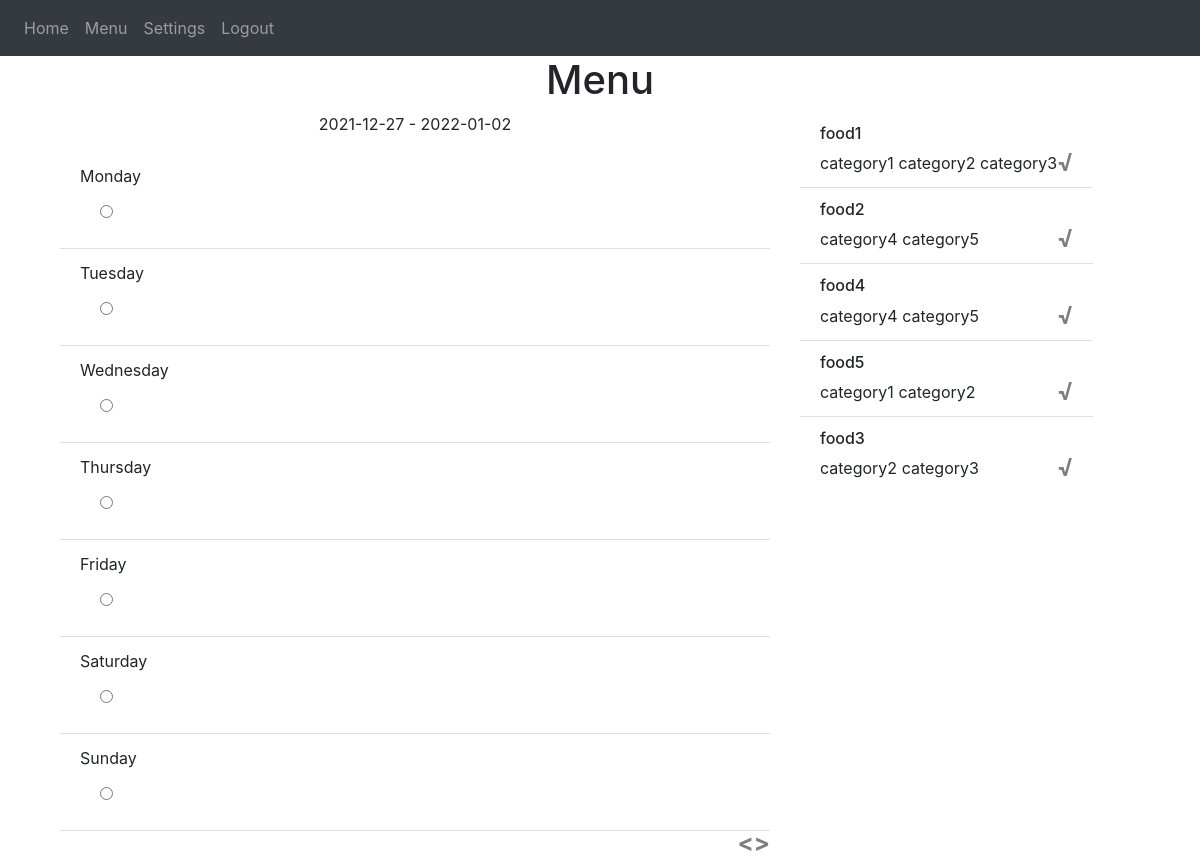
/menu (signed in), run on the app's committed database.
### src/models.py (models this page shows)
class Food(db.Model):
    __tablename__ = "foods"
    id = db.Column(db.Integer, primary_key = True)
    name = db.Column(db.String(100))
    data = db.Column(db.String(10000))
    date = db.Column(db.DateTime(timezone = True), default = func.now())
    lastServed = db.Column(db.Date, default = datetime.date(2021,12,10))
    value = db.Column(db.Float())
    user_id = db.Column(db.Integer,db.ForeignKey('users.id'))
    categories = db.relationship('Category', secondary = 'food_category',back_populates = 'foods')
    menus = db.relationship('Menu', secondary = 'food_menu', back_populates = 'foods', lazy='dynamic')

class Category(db.Model):
    __tablename__ = "categories"
    id = db.Column(db.Integer, primary_key=True)
    name = db.Column(db.String(100))
    value = db.Column(db.Float())
    immediateValue = db.Column(db.Float())
    user_id = db.Column(db.Integer,db.ForeignKey('users.id'))
    foods = db.relationship('Food',secondary='food_category',back_populates='categories')

### src/views.py (the view)
@views.route('/menu',methods=['GET','POST'])
@login_required
def menu():
    foodlist = get_food_list(current_user, date(2021,12,28))
    mydate = request.args.get('date')
    if mydate:
        mydate = datetime.strptime(mydate, "%Y-%m-%d").date()
        menu = get_menu(current_user,mydate.isocalendar().year,mydate.isocalendar().week)
    else:
        menu = get_menu(current_user)
    print(foodlist)
    return render_template("menu.html", user = current_user, foodlist = foodlist, menu = menu)

### src/__init__.py (called while the page is built)
def create_app():
    app = Flask(__name__)
    app.config['SECRET_KEY'] = 'tajny klucik'
    app.config['SQLALCHEMY_DATABASE_URI'] = f'sqlite:///{DB_NAME}'
    db.init_app(app)
    from .views import views
    from .auth import auth
    app.register_blueprint(views, url_prefix='/')
    app.register_blueprint(auth, url_prefix='/')
    from .models import User, Food, Category, FoodCategory
    create_database(app)
    login_manager = LoginManager()
    login_manager.login_view = 'auth.login'
    login_manager.init_app(app)
    @login_manager.user_loader
    def load_user(id):
        return User.query.get(int(id))
    return app

### src/menuview.py (called while the page is built)
def get_menu(user, year: int = None, weekNumber: int = None) -> dict:
    if year == None and weekNumber == None:
        return select_week(user, dt.date.today().isocalendar().year, dt.date.today().isocalendar().week)
    return select_week(user, year, weekNumber)

### src/recommend.py (called while the page is built)
def get_food_list(user, date) -> dict:
    dataframe = get_correct_dataframe(user, date)
    sortedListofID = dataframe.sort_values('value',axis = 0, ascending = False).index.tolist()
    return build_dict(sortedListofID)

def build_dict(idList: list) -> dict:
    return dict([ make_dict_keyval(k) for k in idList])

def make_dict_keyval(key: int):
    food = Food.query.get(key)
    value = { "name" : food.name,
              "categories" : [(x.id,x.name) for x in food.categories] }
    return (key,value)

def get_correct_dataframe(user, date) -> pd.DataFrame:
    foods = pd.read_sql(f"select * from foods where user_id = {user.id}",db.engine).drop(['date','user_id'],axis='columns')['id']
    categories = pd.read_sql(f"select * from categories where user_id = {user.id}",db.engine)['id']
    foods = pd.DataFrame(foods)
    matrix = foods.join(pd.DataFrame(
        [[0. for x in categories.tolist()]],
        index = foods.index,
        columns = categories.tolist()
    ))
    matrix['date_value'] = 0
    computedMatrix = compute_value(create_matrix(user,matrix,date), create_scalar(categories))
    return computedMatrix

def create_matrix(user, emptyDF: pd.DataFrame, date) -> pd.DataFrame:
    builtDF = emptyDF.set_index('id')
    for food in user.foods:
        builtDF.at[food.id, "date_value"] = (date - food.lastServed).days
        for category in food.categories:
            builtDF.at[food.id, category.id ] = 1
    return  builtDF

### src/templates/menu.html (shortened to what this page needs)
{% extends "base.html" %}
{% block content %}
<h1 align="center">Menu</h1>
<div class="container">
    <div class="row">
        <div class="col-8">
            <p style="text-align: center;">{{menu['Monday']['date']|string+' - '+menu['Sunday']['date']|string}}</p>
            <ul class="list-group list-group-flush" id="menu">
            {% for day in menu %}
            <li class="list-group-item">
                {{day}}
                <ul class="list-group list-group-flush">
                <li class="list-group-item">
                    <input type="radio" name="weekday" value="{{menu[day]['date']}}">
                </li>
                </ul>
            </li>
            {% endfor %}
            </ul>
            <div style="text-align: center;">
                <button type="button" class="close" onClick="changeToPage({{  '"'+menu['Monday']['nextweek']|string+'"'  }})">
                    <span aria-hidden="true">&gt;</span>
                </button>
                <button type="button" class="close" onClick="changeToPage({{  '"'+menu['Monday']['beforeweek']|string+'"'  }})">
                    <span aria-hidden="true">&lt;</span>
                </button>
            </div>
        </div>
        <div class="col-4">
            <div style="position: fixed;">
            <ul class="list-group list-group-flush" id="foods">
                {% for food in foodlist %}
                <li class="list-group-item">
                    <h6>{{foodlist[food]['name']}}</h6>
                    <div>
                        {% for category in foodlist[food]['categories']%}
                            {{category[1]}}
                        {% endfor %}
                        <button type="button" class="close" onClick="addToMenu({{ food }})">
                            <span aria-hidden="true">&radic;</span>
                        </button>
                    </div>
                </li>
                {% endfor %}
            </ul>
            </div>
        </div>
    </div>
</div>
{% endblock %}

### data on the page
Food: name "food1"
Category: name "category1"
Category: name "category2"
Category: name "category3"
Food: name "food2"
Category: name "category4"
Category: name "category5"
Food: name "food4"
Food: name "food5"
Food: name "food3"

### other printed values
{{ menu['Monday']['date']|string+' - '+menu['Sunday']['date']|string }} "2021-12-27 - 2022-01-02"
{{ day }} "Monday" "Tuesday" "Wednesday" "Thursday" "Friday" "Saturday" "Sunday"
